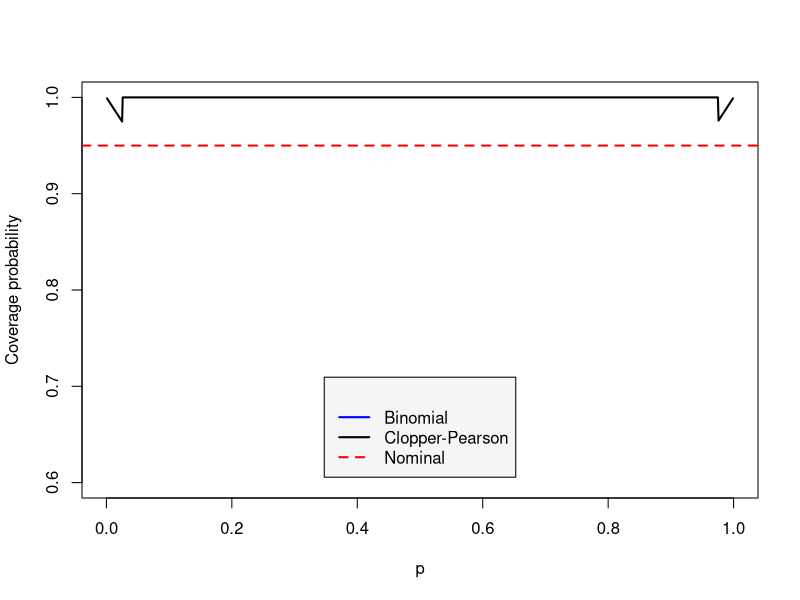

Reproduce this figure in R.
n <- 1
conf.level <- 0.95

cover_binom <- function(p) {
  stopifnot(is.numeric(p))
  stopifnot(length(p) == 1)
  stopifnot(0 <= p & p <= 1)
  x <- 0:n
  fpx <- dbinom(x, n, p)
  phat <- x / n
  crit.val <- qnorm((1 + conf.level) / 2)
  low <- phat - crit.val * sqrt(phat * (1 - phat) / n)
  hig <- phat + crit.val * sqrt(phat * (1 - phat) / n)
  inies <- as.numeric(low <= p & p <= hig)
  sum(inies * fpx)
}


cover_clopper <- function(p) {
  stopifnot(is.numeric(p))
  stopifnot(length(p) == 1)
  stopifnot(0 <= p & p <= 1)
  x <- 0:n
  fpx <- dbinom(x, n, p)
  foo <- lapply(x, binom.test, n = n, p = p,
                conf.level = conf.level)
  low <- sapply(foo, function(x) x$conf.int[1])
  hig <- sapply(foo, function(x) x$conf.int[2])
  inies <- as.numeric(low <= p & p <= hig)
  sum(inies * fpx)
}

p <- seq(0.001, 0.999, 0.001)
pdf('figures/coverage_binom.pdf')
plot(p, vapply(p, cover_binom, 0.5), type = "l",
     ylab = "Coverage probability", ylim = c(0.6, 1), col='blue', lwd=2)
lines(p, vapply(p, cover_clopper, 0.5), type='l', col='black', lwd=2)
abline(h = conf.level, lwd=2, col='red', lty = 2)

legend( "bottom", inset=.05, cex = 1, title="",
               c("Binomial", "Clopper-Pearson", "Nominal"), horiz=FALSE,
               lty=c("solid","solid", "dashed"), lwd=c(2,2,2),
               col=c("blue","black","red"), bg="grey96")

dev.off()